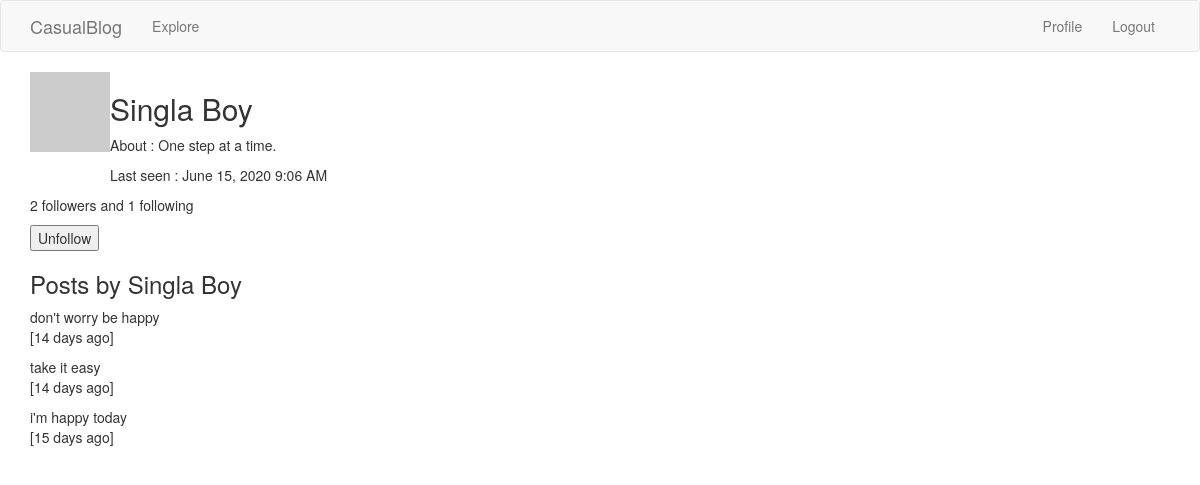
The app's page /user/Singla Boy (signed in), older data.
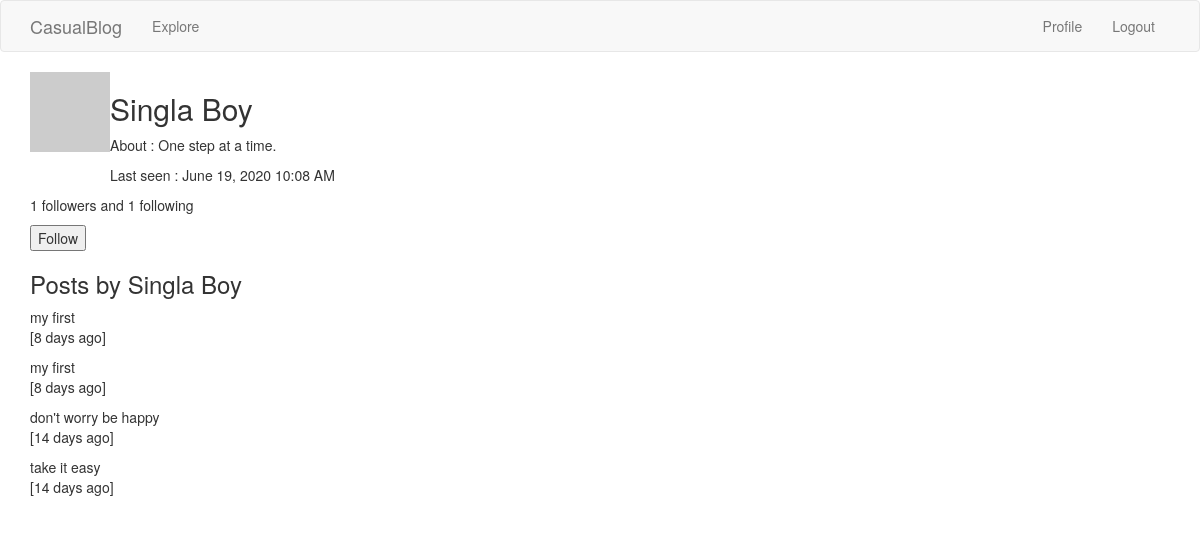
The same page, newer data.
### app/models.py (models this page shows, shortened)
class PaginatedAPIMixin(object):
	@staticmethod
	def to_collection_dict(query, page, per_page, endpoint, **kwargs):
		resources = query.paginate(page, per_page, False)
		data = {
			'items': [item.to_dict() for item in resources.items],
			'_meta': {
				'page': page,
				'per_page': per_page,
				'total_pages': resources.pages,
				'total_items': resources.total
				},
			'_links': {
				'self':url_for(endpoint, page=page, per_page=per_page, **kwargs),
				'next':url_for(endpoint, page=page+1, per_page=per_page,\
						**kwargs) if resources.has_next else None,
				'prev':url_for(endpoint, page=page-1, per_page=per_page,\
						**kwargs) if resources.has_next else None
				}
		}
		return data

class User(UserMixin, db.Model, PaginatedAPIMixin):
	id = db.Column(db.Integer, primary_key = True)
	username = db.Column(db.String(32), index = True, unique = True)
	email = db.Column(db.String(64), unique=True)
	password_hash = db.Column(db.String(128))
	about_me = db.Column(db.String(256))
	last_seen = db.Column(db.DateTime, default=datetime.utcnow)
	blogs = db.relationship('Blog', backref='author', lazy='dynamic')
	followed = db.relationship(
				'User', secondary=followers,
				 primaryjoin=(followers.c.follower_id == id),
				 secondaryjoin=(followers.c.followed_id == id),
				 backref=db.backref('followers', lazy='dynamic'),
				 lazy='dynamic')
	def avatar(self, size):
		digest = md5(self.email.lower().encode('utf-8')).hexdigest()
		return 'https://www.gravatar.com/avatar/{}?d=identicon&s={}'.format(digest, size)
	def is_following(self,user):
		return self.followed.filter(followers.c.followed_id == user.id).count()>0

class Blog(db.Model, PaginatedAPIMixin):
	id = db.Column(db.Integer, primary_key = True)
	title = db.Column(db.String(128), unique=True)
	time_stamp = db.Column(db.DateTime, index=True, default=datetime.utcnow)
	body = db.Column(db.String(512))
	user_id = db.Column(db.Integer, db.ForeignKey('user.id'))
	language = db.Column(db.String(5))
	tag = db.Column(db.String(16))

### app/main/routes.py (the view)
@bp.route('/user/<username>')
@login_required
def user(username):
		user = User.query.filter_by(username=username).first_or_404()
		page = request.args.get('page',1,type=int)
		posts = user.blogs.order_by(Blog.time_stamp.desc())\
				.paginate(page, current_app.config['POST_PER_PAGE'], False)
		next_url = url_for('main.user', username=user.username, page=posts.next_num)\
					if posts.has_next else None
		prev_url = url_for('main.user', username=user.username, page=posts.prev_num)\
					if posts.has_prev else None
		form = FollowForm()
		return render_template('user.html', posts=posts.items, user=user,\
					form=form, next_url=next_url, prev_url=prev_url)

### app/main/forms.py
class FollowForm(FlaskForm):
	submit = SubmitField('Submit')

### app/main/routes.py (called while the page is built)
@bp.before_app_request
def before_request():
	if current_user.is_authenticated:
		current_user.last_seen = datetime.utcnow()
		db.session.commit()

### app/models.py (called while the page is built)
@login.user_loader
def load_user(id):
	return User.query.get(int(id))

### app/templates/user.html (shortened to what this page needs)
{% extends "base.html" %}
{%block app_content%}
	<table>
		<tr valign='top'>
			<td><img src = {{ user.avatar(50) }}, padding: 20px /></td>
			<td>
			<h2>{{user.username.title()}}</h2>
			{% if user.about_me %}
			<p>About : {{user.about_me}}</p>
			{% endif %}
			{% if user.last_seen %}
			<p>Last seen : {{moment(user.last_seen).format('LLL')}}</p>
			{% endif %}
			</td>
		</tr>
	</table>
	<p>{{user.followers.count()}} followers and {{user.followed.count()}} following </p>
	{%if user==current_user %}
	<p><a href="{{url_for('main.edit_profile')}}">Edit your Profile</a></p>
	{%elif not current_user.is_following(user)%}
	<p>
		<form action="{{url_for('main.follow', username=user.username)}}", method='post'>
			{{form.submit(value='Follow')}}
		</form>
	</p>
	{%else%}
	<p>
		<form action="url_for('main.unfollow', username=user.username)", method='post'>
			{{form.submit(value='Unfollow')}}
		</form>
	</p>
	{%endif%}
	<div>
	{% if current_user == user%}
	<h3>Your Posts</h3>
	{%else%}
	<h3>Posts by {{user.username.title()}}</h3>
	{%endif%}
	{% for post in posts %}
		<p>{{post.body}}<br>
		   [{{moment(post.time_stamp).fromNow()}}]
		</p>
	{% endfor %}
{%endblock%}

Row changes from the older to the newer data that the page shows:
no longer on this page (row unchanged): Blog: body "i'm happy today", time_stamp "15 days ago"
changed User "Singla Boy": last_seen "June 15, 2020 9:06 AM" → "June 19, 2020 10:08 AM"
added Blog: body "my first", time_stamp "8 days ago"
added Blog: body "my first", time_stamp "8 days ago"
Text that changed along with them:
{{ user.followers.count() }}: "2" → "1"
form field submit: (not shown) → "Follow"
form field submit: "Unfollow" → (not shown)
